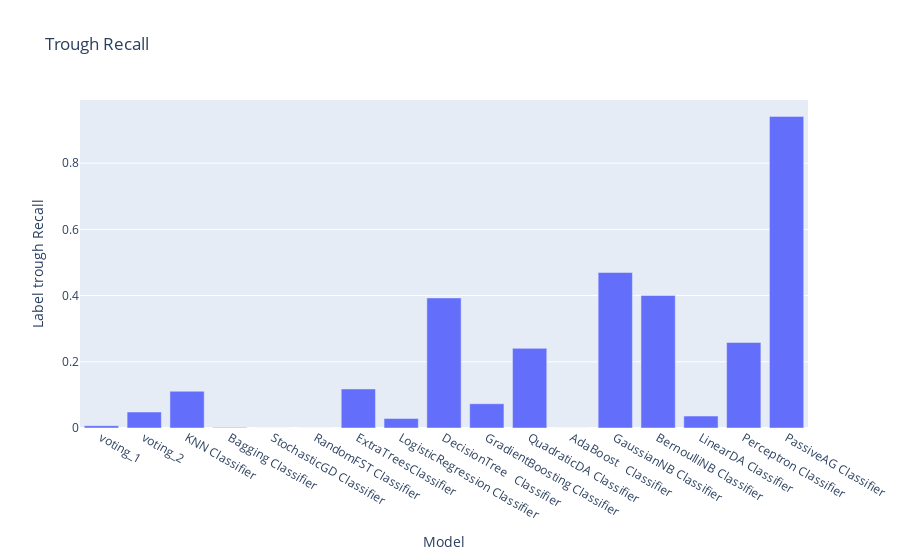

Notebook source saved alongside this figure:
### Code cell
px.bar(data_frame=evaluation_df,x='Model',y='Label trough Recall',title='Trough Recall')

### Figure 1 — Plotly figure (JSON) as saved in the notebook; plotly's stock layout.template omitted (floating-point values rounded to 4 significant figures)
{"data": [{"alignmentgroup": "True", "hovertemplate": "Model=%{x}<br>Label trough Recall=%{y}<extra></extra>", "legendgroup": "", "marker": {"color": "#636efa", "pattern": {"shape": ""}}, "name": "", "offsetgroup": "", "orientation": "v", "showlegend": false, "textposition": "auto", "type": "bar", "x": ["voting_1", "voting_2", "KNN Classifier", "Bagging Classifier", "StochasticGD Classifier", "RandomFST Classifier", "ExtraTreesClassifier", "LogisticRegression Classifier", "DecisionTree   Classifier", "GradientBoosting Classifier", "QuadraticDA Classifier", "AdaBoost   Classifier", "GaussianNB Classifier", "BernoulliNB Classifier", "LinearDA Classifier", "Perceptron Classifier", "PassiveAG Classifier"], "xaxis": "x", "y": [0.006885, 0.0482, 0.111, 0.001215, 0, 0, 0.1179, 0.02876, 0.3929, 0.07331, 0.2406, 0, 0.4698, 0.4002, 0.03605, 0.2584, 0.9413], "yaxis": "y"}], "layout": {"barmode": "relative", "legend": {"tracegroupgap": 0}, "title": {"text": "Trough Recall"}, "xaxis": {"anchor": "y", "domain": [0, 1], "title": {"text": "Model"}}, "yaxis": {"anchor": "x", "domain": [0, 1], "title": {"text": "Label trough Recall"}}}}
